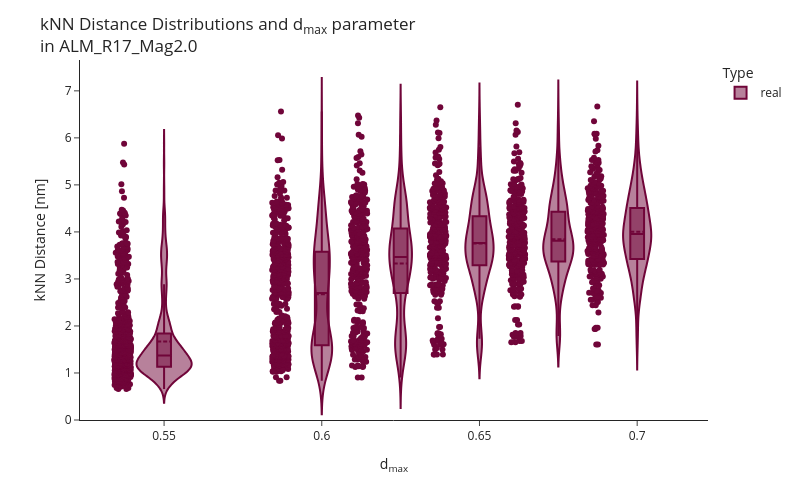

This figure's notebook cell:
### Code cell
# plot distribution of distances to closest clusters
fig = px.violin(df[df['Type']=='real'], y="Closest Cluster Distance", x="dmax", box=False, points="all",
          hover_data=df.columns, 
          color='Type',
          color_discrete_map={'real':'#700539', 'random':'#e28743'}
    )

fig.update_layout(
    title_text=f"kNN Distance Distributions and d<sub>max</sub> parameter<br>in {sample_name}",
    xaxis_title='d<sub>max</sub>',
    yaxis_title="kNN Distance [nm]",
    violingap=0, 
    violinmode='overlay', 
    template='simple_white',
    height=500, 
    width=800
    )

fig.update_yaxes(
    rangemode='nonnegative',
)

fig.update_traces(box_visible=True, meanline_visible=True)

fig.show()

### Figure 1 — Plotly figure (JSON) as saved in the notebook; plotly's stock layout.template omitted (floating-point values rounded to 4 significant figures; data arrays with more than 128 entries replaced by an {"elided": "..."} marker saying what was removed)
{"data": [{"alignmentgroup": "True", "box": {"visible": true}, "customdata": {"elided": "2731x16 mixed values"}, "hovertemplate": "Type=%{customdata[14]}<br>dmax=%{x}<br>Closest Cluster Distance=%{y}<br>X=%{customdata[0]}<br>Y=%{customdata[1]}<br>Z=%{customdata[2]}<br>Fe=%{customdata[3]}<br>Ni=%{customdata[4]}<br>Mn=%{customdata[5]}<br>Si=%{customdata[6]}<br>P=%{customdata[7]}<br>Cu=%{customdata[8]}<br>Unranged=%{customdata[9]}<br>r_gyration=%{customdata[10]}<br>Cluster Size without Fe=%{customdata[11]}<br>Cluster Size=%{customdata[12]}<br>Cluster ID=%{customdata[13]}<br>Closest Cluster ID=%{customdata[15]}<extra></extra>", "legendgroup": "real", "marker": {"color": "#700539"}, "meanline": {"visible": true}, "name": "real", "offsetgroup": "real", "orientation": "v", "points": "all", "scalegroup": "True", "showlegend": true, "type": "violin", "x": {"elided": "2731 float values"}, "x0": " ", "xaxis": "x", "y": {"elided": "2731 float values"}, "y0": " ", "yaxis": "y"}], "layout": {"height": 500, "legend": {"title": {"text": "Type"}, "tracegroupgap": 0}, "margin": {"t": 60}, "title": {"text": "kNN Distance Distributions and d<sub>max</sub> parameter<br>in ALM_R17_Mag2.0"}, "violingap": 0, "violinmode": "overlay", "width": 800, "xaxis": {"anchor": "y", "domain": [0, 1], "title": {"text": "d<sub>max</sub>"}}, "yaxis": {"anchor": "x", "domain": [0, 1], "rangemode": "nonnegative", "title": {"text": "kNN Distance [nm]"}}}}
